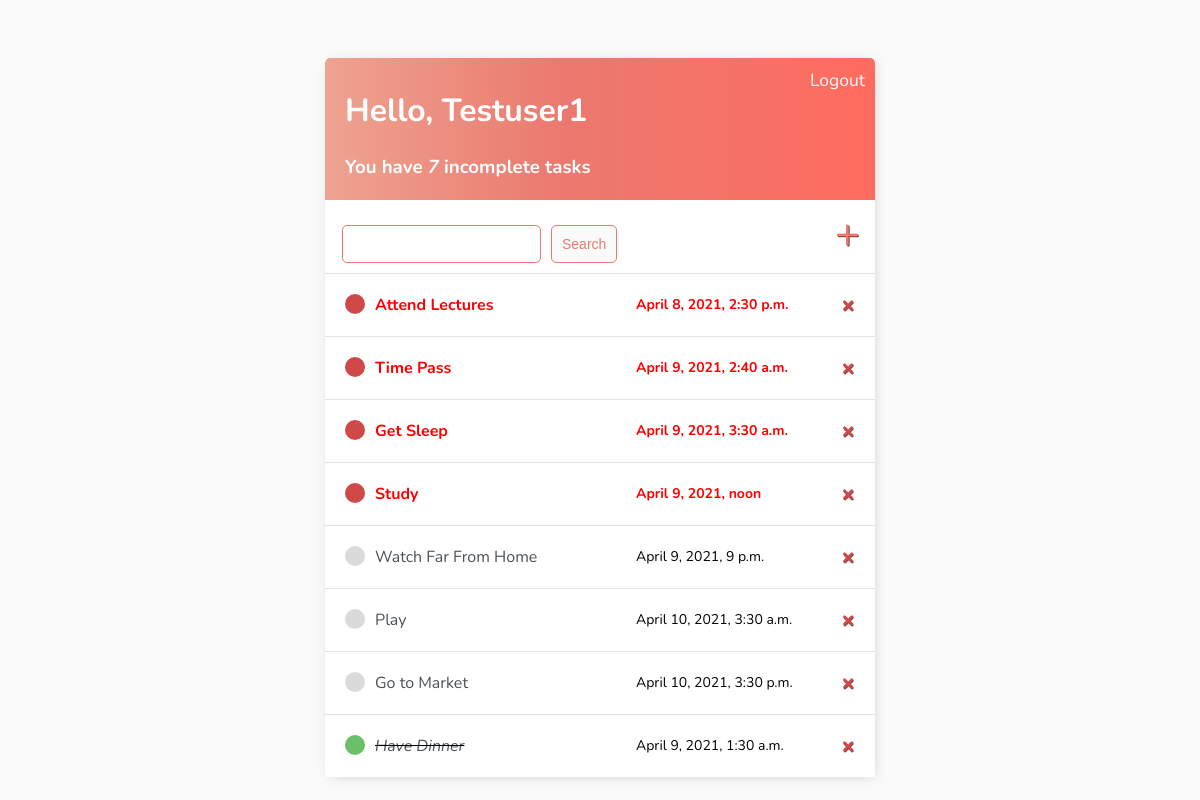
The page / (signed in) on the database as committed earlier.
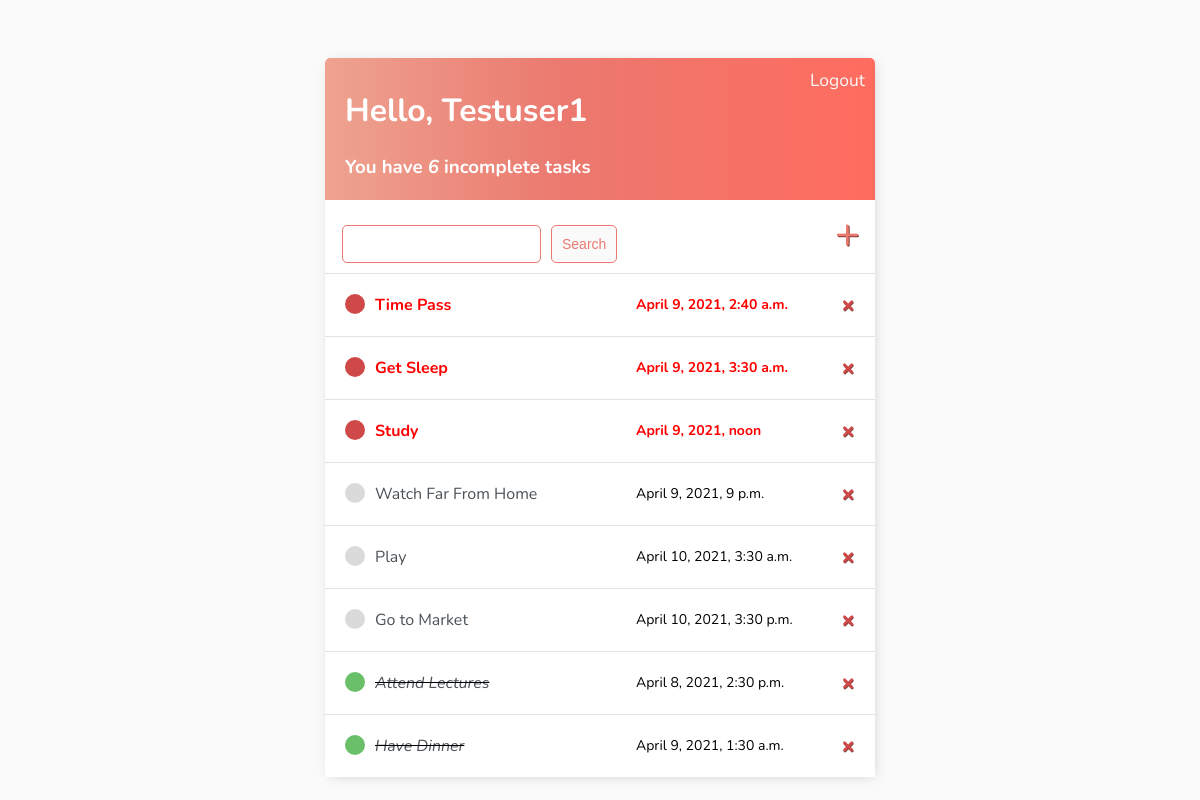
The same page on the database as committed later.
### todo/models.py (models this page shows)
class Task(models.Model):
    utc=pytz.UTC
    user=models.ForeignKey(User,on_delete=models.CASCADE,null=True,blank=True)
    title=models.CharField(max_length=100)
    description=models.TextField(blank=True,null=True)
    complete=models.BooleanField(default=False)
    created=models.DateTimeField(auto_now_add=True)
    def default_start_time():
        now = timezone.now()
        start = now.replace(hour=22, minute=0, second=0, microsecond=0)
        return start if start > now else start + timedelta(days=1)
    deadline=models.DateTimeField(auto_now_add=False,null=True,blank=False,default=default_start_time)
    def __str__(self):
        return self.title
    def is_end_date(self):
        return timezone.now() > self.deadline
    class Meta:
        ordering=['complete']

### todo/views.py (the view)
# urls.py: path('',TaskList.as_view(),name='ToDoList'),
class TaskList(LoginRequiredMixin,ListView):
    model=Task
    context_object_name='task'
    def get_context_data(self, **kwargs):
        context= super().get_context_data( **kwargs)
        context['task']=context['task'].filter(user=self.request.user)   #filters only user's tasks
        context['task']=context['task'].order_by('complete','deadline')
        context['count']=context['task'].filter(complete=False).count()
        search_input=self.request.GET.get('search-area') or ''
        if search_input:
            context['task']=context['task'].filter(title__startswith=search_input)
        context['search_input']=search_input
        return context

### todo/templates/todo/task_list.html
{% extends 'todo/base.html'%}
{% block content %}
<div class="header-bar">
    <div>
        <h1 style="margin-left: 10px;" >Hello, {{request.user|title}}</h1>
        <h3 style="margin: 10px;">You have <i>{{count}}</i> incomplete task{{count|pluralize:"s"}}</h3>
    </div>
    {% if request.user.is_authenticated %}
    <a href="{% url 'logout' %}">Logout</a>
    {% else %}
    <a href="">Register</a>
    <a href="{% url 'login' %}">Login</a>
    {% endif %}
</div>
<div id="search-add-wrapper">
    <form action="" method="GET" style="margin-top: 20px; display: flex;">
        <input type="text" name="search-area" value="{{search_input}}">
        <input style="margin-left: 10px;" class="button" type="submit" value="Search">
    </form>
    <a id="add-link" href="{% url 'create-task' %}">&#x2b;</a>
</div>
<div class="task-items-wrapper">
    {% for task in task %}
    <div class="task-wrapper">
        {% if task.complete %}
        <div class="task-title">
            <div class="task-complete-icon"></div>
            <i><s><a href="{% url 'update-task' task.id %}">{{task}}</a></s></i>
        </div>
        <div class="deadline">
            {{task.deadline}}
        </div>
        <a class="delete-link" href="{% url 'delete-task' task.id %}">&#215</a>
        {% elif task.is_end_date %}
        <div class="task-title">
            <div class="task-late-icon"></div>
            <b><a style="color: red;" href="{% url 'update-task' task.id %}">{{task}}</a> </b>
        </div>
        <div style="color: red;" class="deadline">
            <b>{{task.deadline}}</b>
        </div>
        <a class="delete-link" href="{% url 'delete-task' task.id %}">&#215</a>
        {% else %}
        <div class="task-title">
            <div class="task-incomplete-icon"></div>
            <a href="{% url 'update-task' task.id %}">{{task}}</a>
        </div>
        <div class="deadline">
            {{task.deadline}}
        </div>
        <a class="delete-link" href="{% url 'delete-task' task.id %}">&#215</a>
        {% endif %}
    </div>
    {% endfor %}
</div>
{% endblock content %}

Rows that differ between the two databases and show on the page:
changed Task "Attend Lectures": complete False → True (drawn); moves down the list
Other text that changed with them:
{{ count }}: "7" → "6"
